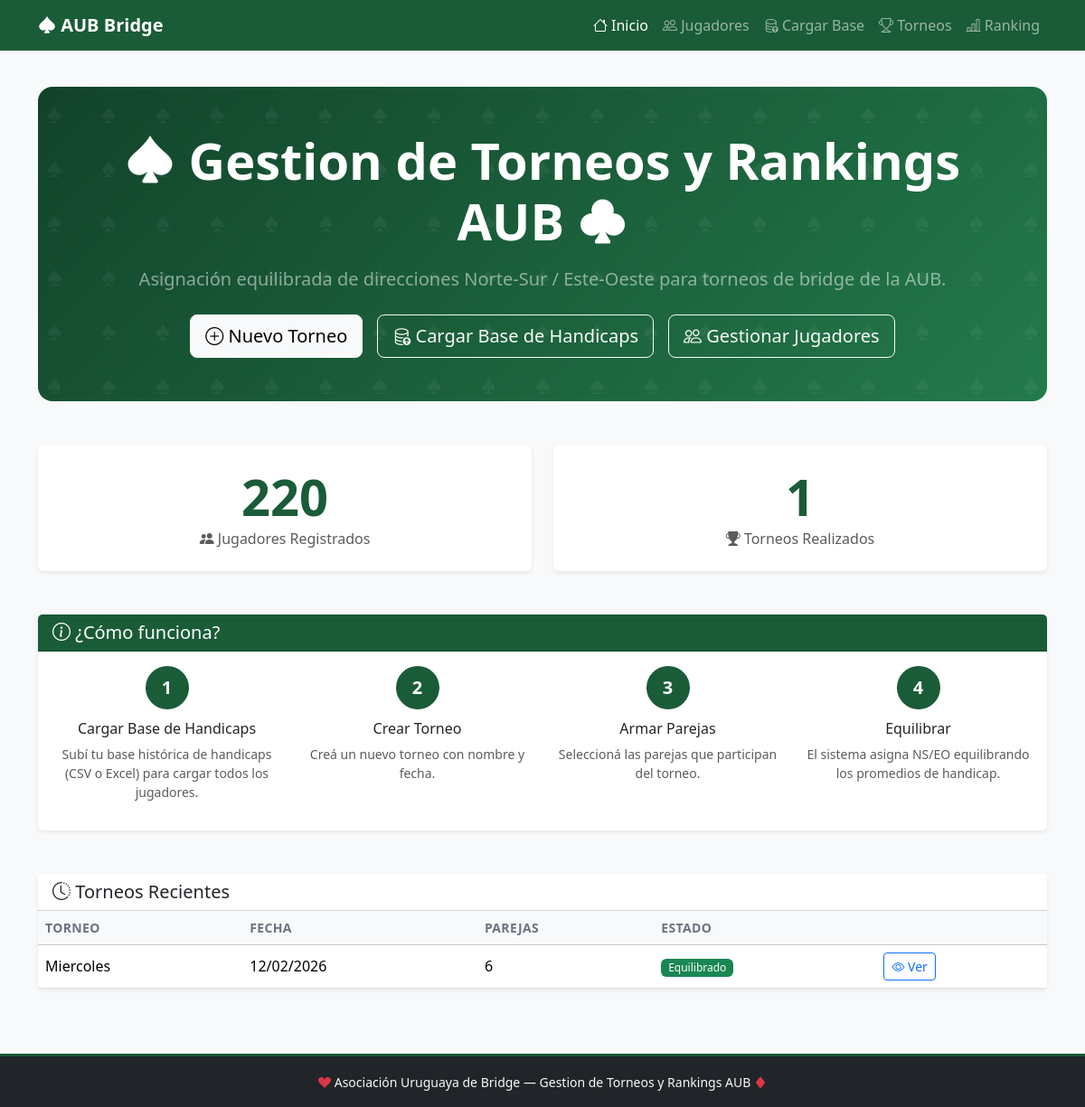
The page / on the database its author committed.
### bridge/models.py (models this page shows, shortened)
class Torneo(models.Model):
    ESTADO_CHOICES = [
        ('configuracion', 'Configuración'),
        ('equilibrado', 'Equilibrado'),
    ]
    nombre = models.CharField(max_length=200)
    fecha = models.DateField(default=date.today)
    tipo = models.CharField(max_length=50, null=True, blank=True, default='handicap')
    estado = models.CharField(max_length=20, choices=ESTADO_CHOICES, default='configuracion')
    created_at = models.DateTimeField(auto_now_add=True)
    class Meta:
        db_table = 'torneos'
        ordering = ['-fecha']
    @property
    def cantidad_parejas(self):
        return self.parejas.count()

### bridge/views.py (the view)
# urls.py: path('', views.index, name='index'),
def index(request):
    total_jugadores = Jugador.objects.filter(activo=True).count()
    total_torneos = Torneo.objects.count()
    torneos_recientes = Torneo.objects.order_by('-fecha')[:5]
    return render(request, 'index.html', {
        'total_jugadores': total_jugadores,
        'total_torneos': total_torneos,
        'torneos_recientes': torneos_recientes,
    })

### templates/index.html (shortened to what this page needs)
{% extends "base.html" %}
{% block content %}
<div class="text-center mb-5">
    <div class="hero-section p-5 rounded-4">
        <h1 class="display-4 fw-bold text-white mb-3">
            <i class="bi bi-suit-spade-fill"></i>
            Gestion de Torneos y Rankings AUB
            <i class="bi bi-suit-club-fill"></i>
        </h1>
        <p class="lead text-white-50 mb-4">
            Asignación equilibrada de direcciones Norte-Sur / Este-Oeste
            para torneos de bridge de la AUB.
        </p>
        <div class="d-flex justify-content-center gap-3 flex-wrap">
            <a href="{% url 'torneo_nuevo' %}" class="btn btn-light btn-lg">
                <i class="bi bi-plus-circle"></i> Nuevo Torneo
            </a>
            <a href="{% url 'cargar_base' %}" class="btn btn-outline-light btn-lg">
                <i class="bi bi-database-up"></i> Cargar Base de Handicaps
            </a>
            <a href="{% url 'jugadores' %}" class="btn btn-outline-light btn-lg">
                <i class="bi bi-people"></i> Gestionar Jugadores
            </a>
        </div>
    </div>
</div>
<div class="row g-4 mb-5">
    <div class="col-md-6">
        <div class="card border-0 shadow-sm h-100">
            <div class="card-body text-center p-4">
                <div class="display-4 text-bridge fw-bold">{{ total_jugadores }}</div>
                <p class="text-muted mb-0">
                    <i class="bi bi-people-fill"></i> Jugadores Registrados
                </p>
            </div>
        </div>
    </div>
    <div class="col-md-6">
        <div class="card border-0 shadow-sm h-100">
            <div class="card-body text-center p-4">
                <div class="display-4 text-bridge fw-bold">{{ total_torneos }}</div>
                <p class="text-muted mb-0">
                    <i class="bi bi-trophy-fill"></i> Torneos Realizados
                </p>
            </div>
        </div>
    </div>
</div>
<div class="card border-0 shadow-sm mb-5">
    <div class="card-header bg-bridge text-white">
        <h5 class="mb-0"><i class="bi bi-info-circle"></i> ¿Cómo funciona?</h5>
    </div>
    <div class="card-body">
        <div class="row g-4">
            <div class="col-md-3 text-center">
                <div class="step-number">1</div>
                <h6>Cargar Base de Handicaps</h6>
                <p class="text-muted small">Subí tu base histórica de handicaps (CSV o Excel) para cargar todos los jugadores.</p>
            </div>
            <div class="col-md-3 text-center">
                <div class="step-number">2</div>
                <h6>Crear Torneo</h6>
                <p class="text-muted small">Creá un nuevo torneo con nombre y fecha.</p>
            </div>
            <div class="col-md-3 text-center">
                <div class="step-number">3</div>
                <h6>Armar Parejas</h6>
                <p class="text-muted small">Seleccioná las parejas que participan del torneo.</p>
            </div>
            <div class="col-md-3 text-center">
                <div class="step-number">4</div>
                <h6>Equilibrar</h6>
                <p class="text-muted small">El sistema asigna NS/EO equilibrando los promedios de handicap.</p>
            </div>
        </div>
    </div>
</div>
{% if torneos_recientes %}
<div class="card border-0 shadow-sm">
    <div class="card-header bg-white">
        <h5 class="mb-0"><i class="bi bi-clock-history"></i> Torneos Recientes</h5>
    </div>
    <div class="card-body p-0">
        <div class="table-responsive">
            <table class="table table-hover mb-0">
                <thead class="table-light">
                    <tr>
                        <th>Torneo</th>
                        <th>Fecha</th>
                        <th>Parejas</th>
                        <th>Estado</th>
                        <th></th>
                    </tr>
                </thead>
                <tbody>
                    {% for torneo in torneos_recientes %}
                    <tr>
                        <td class="fw-medium">{{ torneo.nombre }}</td>
                        <td>{{ torneo.fecha|date:"d/m/Y" }}</td>
                        <td>{{ torneo.cantidad_parejas }}</td>
                        <td>
                            {% if torneo.estado == 'equilibrado' %}
                                <span class="badge bg-success">Equilibrado</span>
                            {% else %}
                                <span class="badge bg-secondary">En configuración</span>
                            {% endif %}
                        </td>
                        <td>
                            <a href="{% url 'torneo_detalle' id=torneo.id %}"
                               class="btn btn-sm btn-outline-primary">
                                <i class="bi bi-eye"></i> Ver
                            </a>
                        </td>
                    </tr>
                    {% endfor %}
                </tbody>
            </table>
        </div>
    </div>
</div>
{% endif %}
{% endblock %}

### static/css/style.css (style rules this page uses)
:root { --bridge-green: #1a5c38; --bridge-green-light: #237a4b; --bridge-green-dark: #12432a; --ns-color: #2563eb; --eo-color: #dc2626; }
.bg-bridge { background-color: var(--bridge-green) !important; }
.text-bridge { color: var(--bridge-green) !important; }
.hero-section { background: linear-gradient(135deg, var(--bridge-green-dark), var(--bridge-green-light)); position: relative; overflow: hidden; }
.hero-section::before { content: ''; position: absolute; top: 0; left: 0; right: 0; bottom: 0; pointer-events: none; }
.step-number { width: 48px; height: 48px; border-radius: 50%; background-color: var(--bridge-green); color: #fff; display: flex; align-items: center; justify-content: center; font-size: 1.25rem; font-weight: bold; margin: 0 auto 0.75rem; }
.card { transition: transform 0.15s ease; }
.table th { font-weight: 600; font-size: 0.875rem; text-transform: uppercase; letter-spacing: 0.025em; color: #6b7280; }
.table td { vertical-align: middle; }
.badge { font-weight: 500; }
body { background-color: #f8f9fa; min-height: 100vh; display: flex; flex-direction: column; }

### rows shown on the page
Torneo: nombre "Miercoles", fecha "12/02/2026", cantidad_parejas "6", estado "Equilibrado"

### other values the page prints
{{ total_jugadores }} "220"
{{ total_torneos }} "1"
